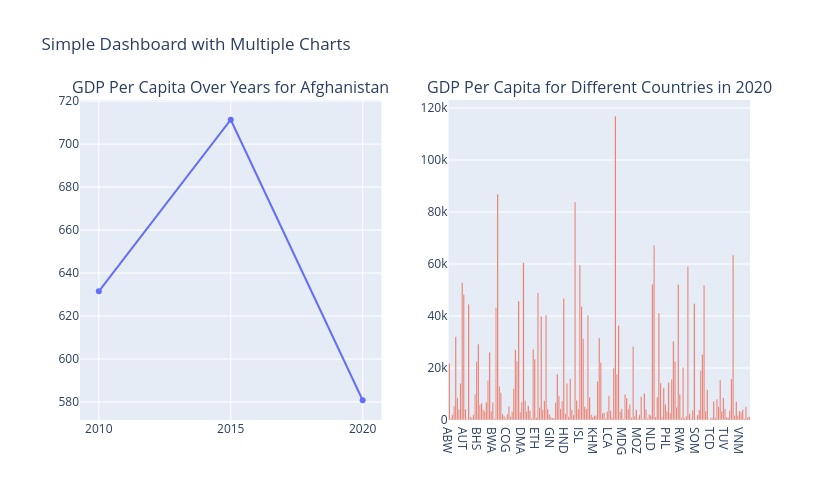

The notebook cell saved with this chart:
### Code cell
# Filter data for the year 2020
data_2020 = economies[economies['year'] == 2020]

# Create a subplot figure with 1 row and 2 columns
fig = make_subplots(rows=1, cols=2, 
                    subplot_titles=('GDP Per Capita Over Years for Afghanistan', 
                                    'GDP Per Capita for Different Countries in 2020'))

# Line chart of GDP Per Capita for Afghanistan
afg_data = economies[economies['code'] == 'AFG']
line_chart = go.Scatter(x=afg_data['year'], y=afg_data['gdp_percapita'], 
                        mode='lines+markers', name='Afghanistan');
fig.add_trace(line_chart, row=1, col=1);

# Bar chart of GDP Per Capita for different countries in 2020
bar_chart = go.Bar(x=data_2020['code'], y=data_2020['gdp_percapita'], name='2020')
fig.add_trace(bar_chart, row=1, col=2);

# Update layout
fig.update_layout(title_text='Simple Dashboard with Multiple Charts',
                  showlegend=False, width=830, height=500);

fig.show()

### Figure 1 — Plotly figure (JSON) as saved in the notebook; plotly's stock layout.template omitted (floating-point values rounded to 4 significant figures; data arrays with more than 128 entries replaced by an {"elided": "..."} marker saying what was removed)
{"data": [{"mode": "lines+markers", "name": "Afghanistan", "type": "scatter", "x": [2010, 2015, 2020], "xaxis": "x", "y": [631.5, 711.3, 580.8], "yaxis": "y"}, {"name": "2020", "type": "bar", "x": {"elided": "187 str values"}, "xaxis": "x2", "y": {"elided": "187 float values"}, "yaxis": "y2"}], "layout": {"annotations": [{"font": {"size": 16}, "showarrow": false, "text": "GDP Per Capita Over Years for Afghanistan", "x": 0.225, "xanchor": "center", "xref": "paper", "y": 1, "yanchor": "bottom", "yref": "paper"}, {"font": {"size": 16}, "showarrow": false, "text": "GDP Per Capita for Different Countries in 2020", "x": 0.775, "xanchor": "center", "xref": "paper", "y": 1, "yanchor": "bottom", "yref": "paper"}], "height": 500, "showlegend": false, "title": {"text": "Simple Dashboard with Multiple Charts"}, "width": 830, "xaxis": {"anchor": "y", "domain": [0, 0.45]}, "xaxis2": {"anchor": "y2", "domain": [0.55, 1]}, "yaxis": {"anchor": "x", "domain": [0, 1]}, "yaxis2": {"anchor": "x2", "domain": [0, 1]}}}
